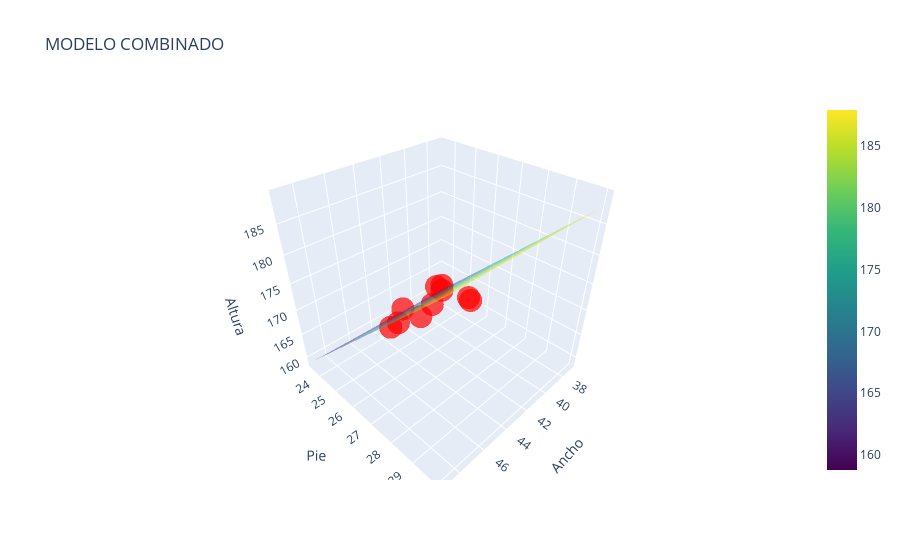

The cell this chart's notebook holds for it:
### Code cell
# Definir rangos para las variables independientes
x1_range = np.linspace(min(df_prueba['width']), max(df_prueba['width']), 20)
x2_range = np.linspace(min(df_prueba['shoe_size']), max(df_prueba['shoe_size']), 20)
x1_mesh, x2_mesh = np.meshgrid(x1_range, x2_range)

# Crear una matriz con los valores combinados
X_mesh = np.vstack((x1_mesh.ravel(), x2_mesh.ravel())).T

# Escalar los datos con el scaler global
X_mesh_scaled = ss.transform(X_mesh)

# Predecir los valores con el modelo combinado
y_mesh_scaled = modelo_combinado.predict(X_mesh_scaled)

# Crear scatterplot 3D de los puntos reales
scatter = go.Scatter3d(
    x=df_prueba['width'], 
    y=df_prueba['shoe_size'], 
    z=df_prueba['height'],  # Usamos la variable real "height"
    mode='markers',
    marker=dict(size=8, color='red', opacity=0.7)
)

# Crear el plano de regresión (Superficie 3D)
surface = go.Surface(
    x=x1_mesh, 
    y=x2_mesh, 
    z=y_mesh_scaled.reshape(x1_mesh.shape),  # Ajustamos la forma de la predicción
    colorscale='Viridis', 
    opacity=0.5
)



# Configuración del layout
layout = go.Layout(
    title=f"MODELO COMBINADO<br>",
    scene=dict(
        xaxis_title='Ancho',
        yaxis_title='Pie',
        zaxis_title='Altura'
    )
)

# Crear la figura
fig = go.Figure(data=[scatter, surface], layout=layout)

# Mostrar la figura interactiva
fig.show()

### Figure 1 — Plotly figure (JSON) as saved in the notebook; plotly's stock layout.template omitted (floating-point values rounded to 4 significant figures; data arrays with more than 128 entries replaced by an {"elided": "..."} marker saying what was removed)
{"data": [{"marker": {"color": "red", "opacity": 0.7, "size": 8}, "mode": "markers", "type": "scatter3d", "x": [39, 40, 43, 46, 43, 49, 37, 42, 46, 49], "y": [24, 26.5, 26.5, 26, 28, 28.5, 23.5, 24, 27.5, 30], "z": [159, 168, 174, 169, 175, 181, 160, 162, 175, 189]}, {"colorscale": [[0, "#440154"], [0.1111, "#482878"], [0.2222, "#3e4989"], [0.3333, "#31688e"], [0.4444, "#26828e"], [0.5556, "#1f9e89"], [0.6667, "#35b779"], [0.7778, "#6ece58"], [0.8889, "#b5de2b"], [1, "#fde725"]], "opacity": 0.5, "type": "surface", "x": {"elided": "20x20 float values"}, "y": {"elided": "20x20 float values"}, "z": {"elided": "20x20 float values"}}], "layout": {"scene": {"xaxis": {"title": {"text": "Ancho"}}, "yaxis": {"title": {"text": "Pie"}}, "zaxis": {"title": {"text": "Altura"}}}, "title": {"text": "MODELO COMBINADO<br>"}}}
